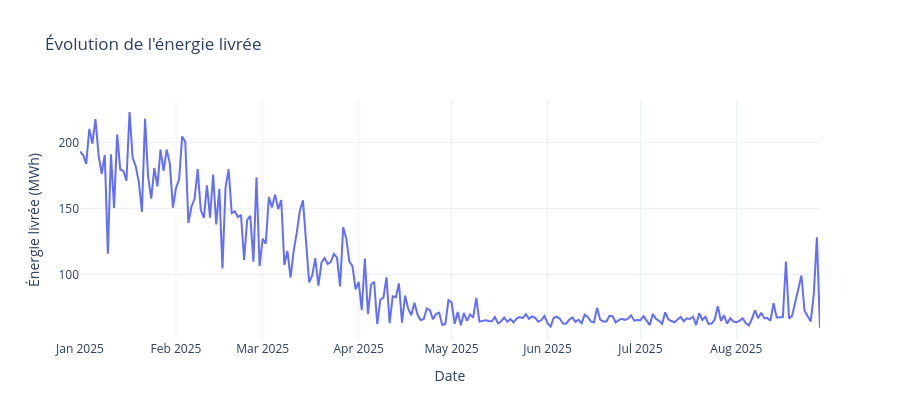

The notebook cell saved with this chart:
### Markdown cell above
## 7. Visualisations / dashboard

### Code cell
energie_jour = df_clean.groupby("date", as_index=False)["energie_livree_mwh"].sum()

fig = px.line(
    energie_jour,
    x="date",
    y="energie_livree_mwh",
    title="Évolution de l'énergie livrée",
    labels={"date": "Date", "energie_livree_mwh": "Énergie livrée (MWh)"},
)
fig.update_layout(template="plotly_white", height=420)
fig.show()

### Figure 1 — Plotly figure (JSON) as saved in the notebook; plotly's stock layout.template omitted (floating-point values rounded to 4 significant figures; data arrays with more than 128 entries replaced by an {"elided": "..."} marker saying what was removed)
{"data": [{"hovertemplate": "Date=%{x}<br>Énergie livrée (MWh)=%{y}<extra></extra>", "legendgroup": "", "line": {"color": "#636efa", "dash": "solid"}, "marker": {"symbol": "circle"}, "mode": "lines", "name": "", "orientation": "v", "showlegend": false, "type": "scatter", "x": {"elided": "240 str values"}, "xaxis": "x", "y": {"elided": "240 float values"}, "yaxis": "y"}], "layout": {"height": 420, "legend": {"tracegroupgap": 0}, "title": {"text": "Évolution de l'énergie livrée"}, "xaxis": {"anchor": "y", "domain": [0.0, 1.0], "title": {"text": "Date"}}, "yaxis": {"anchor": "x", "domain": [0.0, 1.0], "title": {"text": "Énergie livrée (MWh)"}}}}
